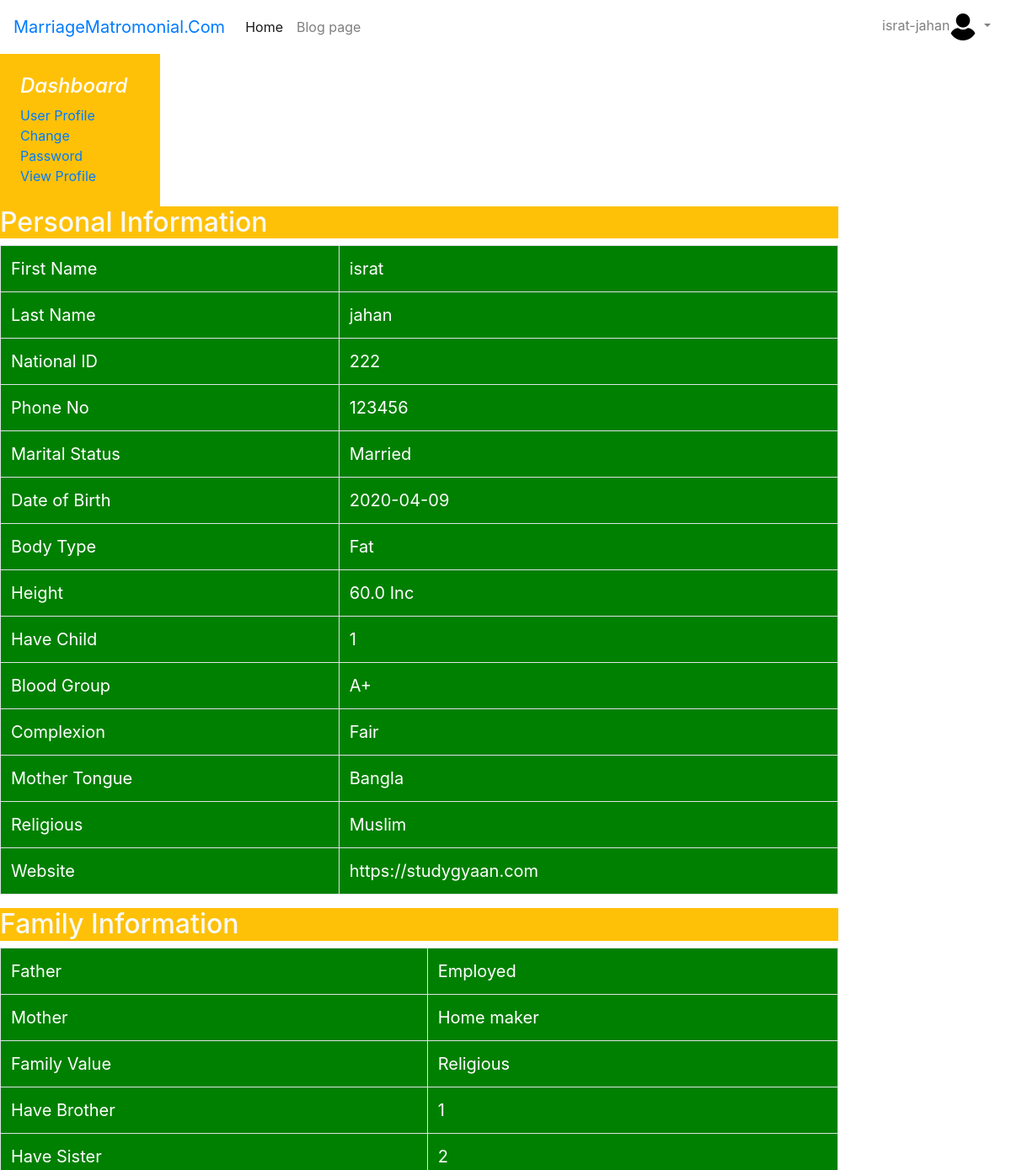
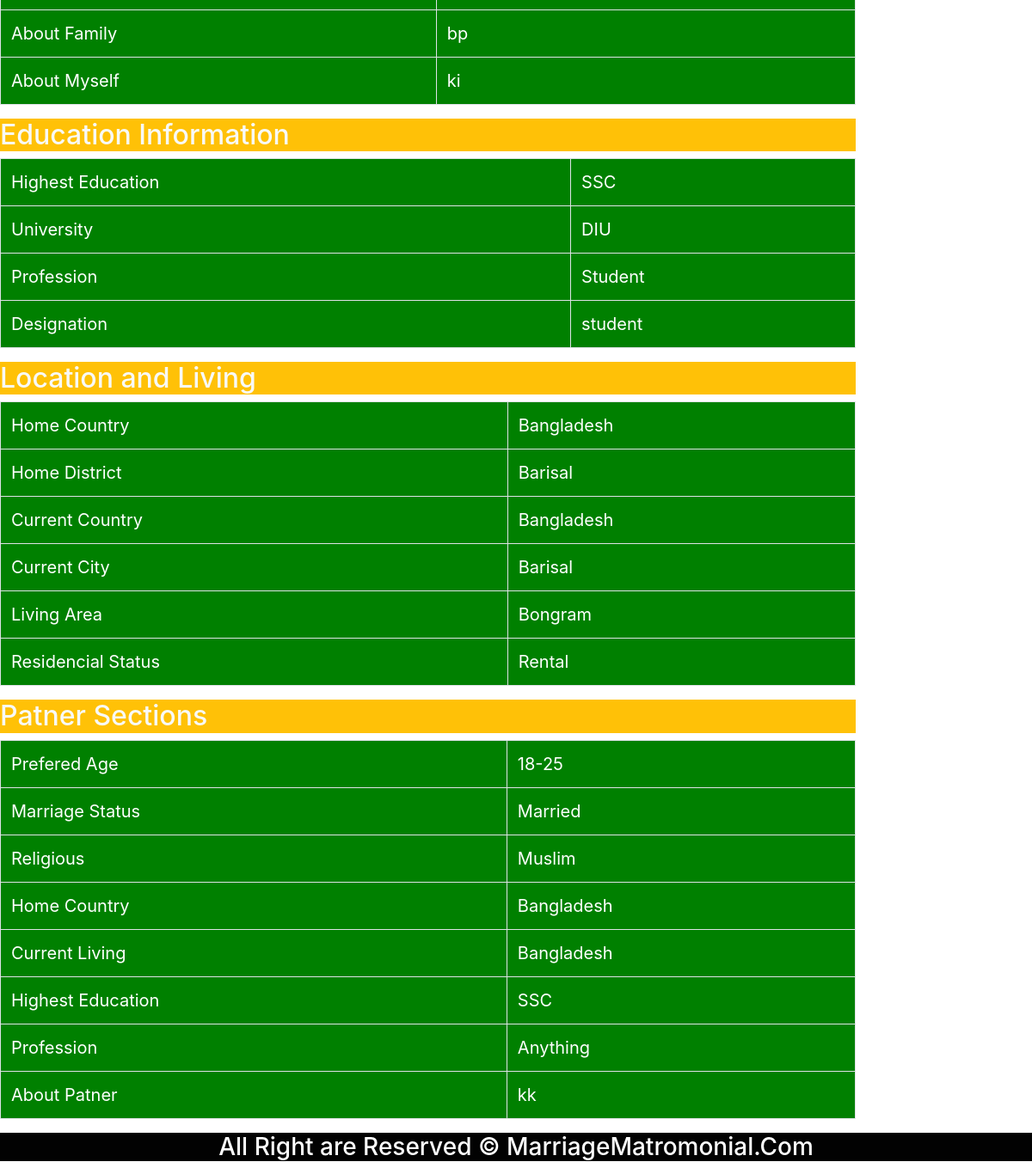
Screenshot of /accounts/viewprofile (signed in) with the database file from the repository (2 pictures, top to bottom).
### accounts/models.py (models this page shows, shortened)
class CompletedRegister(models.Model):
    user = models.OneToOneField(User, on_delete=models.PROTECT, default=None)
    nationalID=models.IntegerField(blank=False)
    gender = models.CharField(max_length=20,blank=False)
    phone=models.IntegerField(blank=False)
    birth=models.CharField(max_length=20,blank=False)
    maritalStatus = models.CharField(max_length=30,blank=False)
    Children=models.IntegerField(blank=False,default=0)
    height=models.FloatField(blank=False,default=0.0)
    bodyType=models.CharField(max_length=35,blank=False)
    Complexion=models.CharField(max_length=30,blank=False)
    blodGroup=models.CharField(max_length=35,blank=False)
    religon=models.CharField(max_length=35,blank=False)
    mothertongue=models.CharField(max_length=35,blank=False)
    familyvalue=models.CharField(max_length=35,blank=False)
    father=models.CharField(max_length=35,blank=False)
    mother=models.CharField(max_length=35,blank=False)
    sister=models.IntegerField(blank=False,default=0)
    brother=models.IntegerField(blank=False,default=0)
    education = models.CharField(max_length=50, blank=False)
    universitycollege=models.CharField(max_length=100,blank=False,default="Null")
    profession=models.CharField(max_length=100,blank=False,default="Null")
    designation=models.CharField(max_length=100,blank=False,default="Null")
    currentlivingcourtry=models.CharField(max_length=100,blank=False)
    currentlivingcity=models.CharField(max_length=100,blank=False)
    currentlivingarea=models.CharField(max_length=100,blank=False)
    residentialstatus = models.CharField(max_length=35, blank=False)
    homecountry = models.CharField(max_length=100, blank=False)
    homedistrict = models.CharField(max_length=100, blank=False)
    aboutyou=models.TextField(max_length=300,blank=False)
    aboutfamily=models.TextField(max_length=300,blank=False)
    preferredage=models.CharField(max_length=35, blank=False)
    preferredmarrige=models.CharField(max_length=35, blank=False)
    patnerreligon=models.CharField(max_length=35,blank=False)
    patnerhomecountry=models.CharField(max_length=30,blank=False)
    patnercurrentliving=models.CharField(max_length=30,blank=False)
    patnereducation=models.CharField(max_length=50, blank=False)
    patnerprofession = models.CharField(max_length=50, blank=False)
    aboutpatner = models.TextField(max_length=300, blank=False)
    website = models.URLField(default='http://www.facebook.com/')
    thumb = models.ImageField(upload_to='profile_image', blank=False, default='default.jpg',)

### accounts/views.py (the view)
# urls.py: path('viewprofile', views.viewp_rofile, name="viewprofile"),
def viewp_rofile(request):
    file = CompletedRegister.objects.get(user=get_object_or_404(User, username=request.user))
    return render(request,'account/viewp_rofile.html',{'file':file})

### accounts/templates/account/viewp_rofile.html (shortened to what this page needs)
{% extends 'account/base.html'%}
{%load static%}
{% block content %}
<div class="col-mod-8">
    <h2 class="col-mod-6 text-light bg-warning">Personal Information</h2>
    <table class="col-md-12 table table-bordered">
  <tbody>
    <tr>
      <td>First Name</td>
      <td colspan="2">{{user.first_name}}</td>
    </tr>
    <tr>
      <td>Last Name</td>
      <td colspan="2">{{user.last_name}}</td>
    </tr>
    <tr>
      <td>National ID</td>
      <td colspan="2">{{file.nationalID}}</td>
    </tr>
      <tr>
      <td>Phone No</td>
      <td colspan="2">{{file.phone}}</td>
    </tr>
     <tr>
      <td>Marital Status</td>
      <td colspan="2">{{file.maritalStatus}}</td>
    </tr>
    <tr>
    <tr>
      <td>Date of Birth</td>
      <td colspan="2">{{file.birth}}</td>
    </tr>
    <tr>
     <td>Body Type</td>
      <td colspan="2">{{file.bodyType}}</td>
    </tr>
    <tr>
        <td>Height</td>
        <td>{{file.height}} Inc</td>
    </tr>
    <tr>
        <td>Have Child</td>
        <td>{{file.Children}}</td>
    </tr>
    <tr>
        <td>Blood Group</td>
        <td>{{file.blodGroup}}</td>
    </tr>
    <tr>
        <td>Complexion</td>
        <td>{{file.Complexion}}</td>
    </tr>
    <tr>
        <td>Mother Tongue</td>
        <td>{{file.mothertongue}}</td>
    </tr>
    <tr>
        <td>Religious</td>
        <td>{{file.religon}}</td>
    </tr>
    <tr>
      <td>Website</td>
      <td colspan="2">{{file.website}}</td>
    </tr>
  </tbody>
</table>
  <h2 class="col-mod-6 text-light bg-warning">Family Information</h2>
    <table class="col-md-12 table table-bordered">
  <tbody>
    <tr>
      <td colspan="1">Father </td>
      <td colspan="3">{{file.father}}</td>
    </tr>
    <tr>
      <td colspan="1">Mother</td>
      <td colspan="3">{{file.mother}}</td>
    </tr>
    <tr>
      <td colspan="1">Family Value </td>
      <td colspan="3">{{file.familyvalue}}</td>
    </tr>
      <tr>
      <td colspan="1">Have Brother</td>
      <td colspan="3">{{file.brother}}</td>
    </tr>
     <tr>
      <td colspan="1">Have Sister</td>
      <td colspan="3">{{file.sister}}</td>
    </tr>
    <tr>
      <td colspan="1">About Family</td>
      <td colspan="3">{{file.aboutfamily}}</td>
    </tr>
      <tr>
      <td colspan="1">About Myself</td>
      <td colspan="3">{{file.aboutyou}}</td>
    </tr>
  </tbody>
</table>
 <h2 class="col-mod-6 text-light bg-warning">Education Information</h2>
    <table class="col-md-12 table table-bordered">
  <tbody>
    <tr>
      <td>Highest Education </td>
      <td>{{file.education}}</td>
    </tr>
    <tr>
      <td>University</td>
      <td>{{file.universitycollege}}</td>
    </tr>
    <tr>
      <td >Profession</td>
      <td>{{file.profession}}</td>
    </tr>
      <tr>
      <td>Designation</td>
      <td >{{file.designation}}</td>
    </tr>
  </tbody>
</table>
<h2 class="col-mod-6 text-light bg-warning">Location and Living </h2>
    <table class="col-md-12 table table-bordered">
  <tbody>
    <tr>
      <td>Home Country</td>
      <td>{{file.homecountry}}</td>
    </tr>
    <tr>
      <td>Home District</td>
      <td>{{file.homedistrict}}</td>
    </tr>
    <tr>
      <td >Current Country</td>
      <td>{{file.currentlivingcourtry}}</td>
    </tr>
      <tr>
      <td>Current City</td>
      <td >{{file.currentlivingcity}}</td>
    </tr>
        <tr>
      <td>Living Area</td>
      <td >{{file.currentlivingarea}}</td>
    </tr>
        <tr>
      <td>Residencial Status</td>
      <td >{{file.residentialstatus}}</td>
    </tr>
  </tbody>
</table>
<h2 class="col-mod-6 text-light bg-warning">Patner Sections </h2>
    <table class="col-md-12 table table-bordered">
  <tbody>
    <tr>
      <td>Prefered Age</td>
      <td>{{file.preferredage}}</td>
    </tr>
    <tr>
      <td>Marriage Status</td>
      <td>{{file.preferredmarrige}}</td>
    </tr>
    <tr>
      <td>Religious</td>
      <td>{{file.patnerreligon}}</td>
    </tr>
    <tr>
      <td >Home Country</td>
      <td>{{file.patnerhomecountry}}</td>
    </tr>
      <tr>
      <td>Current Living</td>
      <td >{{file.patnercurrentliving}}</td>
    </tr>
        <tr>
      <td>Highest Education</td>
      <td >{{file.patnereducation}}</td>
    </tr>
    <tr>
      <td>Profession</td>
      <td >{{file.patnerprofession}}</td>
    </tr>
      <tr>
      <td>About Patner</td>
      <td >{{file.aboutpatner}}</td>
    </tr>
  </tbody>
</table>
</div>
{% endblock %}

### accounts/templates/account/base.html (shortened to what this page needs)
 <!DOCTYPE html>
{% load staticfiles %}
{% load static %}
<html lang="en">
<head>
    <link rel="stylesheet" href="{% static 'css/style1.css' %}">
    <link rel="stylesheet" href="{% static 'css/bootstrap.min.css' %}">
</head>
<body>
<nav class="navbar navbar-expand-lg navbar-light">
  <div class="collapse navbar-collapse" id="navbarTogglerDemo01">
    <a class="navbar-brand text-primary" href="#">MarriageMatromonial.Com</a>
    <ul class="navbar-nav mr-auto mt-2 mt-lg-0">
      <li class="nav-item active">
        <a class="nav-link" href="{% url 'Homepage'%}">Home <span class="sr-only">(current)</span></a>
      </li>
      <li class="nav-item">
        <a class="nav-link" href="#">Blog page</a>
      </li>
    </ul>
      <ul class="navbar-nav my-2 my-lg-0">
              {% if user.is_authenticated %}
      <li class="nav-item dropdown">
        <a class="nav-link dropdown-toggle" href="#" id="navbarDropdown" role="button" data-toggle="dropdown" aria-haspopup="true" aria-expanded="false">
          {{user.username}}<img src="{% static 'logo/user.png' %}">
        </a>
      </li>
              {% endif %}
    </ul>
  </div>
</nav>
<main role="main">
  <div class="row">
    <aside class="col-md-2 blog-sidebar bg-warning" id="bg">
      <div class="p-4">
        <h4 class="font-italic">Dashboard</h4>
        <ol class="list-unstyled mb-0">
          <li><a href="{% url 'profile'%}">User Profile</a></li>
          <li><a href="{% url 'change_password'%}">Change Password</a></li>
          <li><a href="{% url 'viewprofile'%}">View Profile</a></li>
        </ol>
      </div>
    </aside>
    <div class="col-md-10 blog-main">
        {% block content %}
        {% endblock %}
      </div>
    </div>
</main>
    <div id="footer">
           <h3>All Right are Reserved &copy;  MarriageMatromonial.Com</h3>
    </div>
</body>
</html>

### static/css/style1.css (style rules this page uses)
#footer { background-color: #020202; width: 100%; height: auto; }
#footer,h4 { color:white; text-align: center; }

### accounts/templates/account/base.html (style rules this page uses)
#bg { background-color: #ffc107!important; max-width: fit-content; }

### accounts/templates/account/viewp_rofile.html (style rules this page uses)
tr { background:green; }
td { color:white; font-size:20px; }

### rows the page displays
CompletedRegister: nationalID "222", phone "123456", maritalStatus "Married", birth "2020-04-09", bodyType "Fat", height "60.0", Children "1", blodGroup "A+", Complexion "Fair", mothertongue "Bangla", religon "Muslim", website "https://studygyaan.com", father "Employed", mother "Home maker", familyvalue "Religious", brother "1", sister "2", aboutfamily "bp", aboutyou "ki", education "SSC", universitycollege "DIU", profession "Student", designation "student", homecountry "Bangladesh", homedistrict "Barisal", currentlivingcourtry "Bangladesh", currentlivingcity "Barisal", currentlivingarea "Bongram", residentialstatus "Rental", preferredage "18-25", preferredmarrige "Married", patnerreligon "Muslim", patnerhomecountry "Bangladesh", patnercurrentliving "Bangladesh", patnereducation "SSC", patnerprofession "Anything", aboutpatner "kk"

### other values shown
{{ user.username }} "israt-jahan"
{{ user.first_name }} "israt"
{{ user.last_name }} "jahan"
